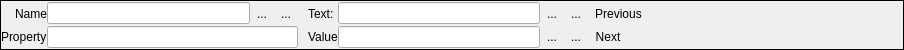
<?xml version="1.0" encoding="UTF-8"?>
<ui version="4.0">
 <class>dotLib::findPanel</class>
 <widget class="QWidget" name="dotLib::findPanel">
  <property name="geometry">
   <rect>
    <x>0</x>
    <y>0</y>
    <width>904</width>
    <height>50</height>
   </rect>
  </property>
  <property name="sizePolicy">
   <sizepolicy hsizetype="Preferred" vsizetype="Fixed">
    <horstretch>0</horstretch>
    <verstretch>0</verstretch>
   </sizepolicy>
  </property>
  <property name="windowTitle">
   <string>Form</string>
  </property>
  <layout class="QVBoxLayout" name="verticalLayout">
   <property name="spacing">
    <number>0</number>
   </property>
   <property name="leftMargin">
    <number>0</number>
   </property>
   <property name="topMargin">
    <number>0</number>
   </property>
   <property name="rightMargin">
    <number>0</number>
   </property>
   <property name="bottomMargin">
    <number>0</number>
   </property>
   <item>
    <widget class="QFrame" name="frame">
     <property name="frameShape">
      <enum>QFrame::Box</enum>
     </property>
     <property name="frameShadow">
      <enum>QFrame::Plain</enum>
     </property>
     <layout class="QGridLayout" name="gridLayout">
      <property name="leftMargin">
       <number>0</number>
      </property>
      <property name="topMargin">
       <number>0</number>
      </property>
      <property name="rightMargin">
       <number>0</number>
      </property>
      <property name="bottomMargin">
       <number>0</number>
      </property>
      <property name="spacing">
       <number>0</number>
      </property>
      <item row="0" column="2">
       <widget class="QToolButton" name="_nameCaseCheck">
        <property name="toolTip">
         <string>Perform case-sensitive matching</string>
        </property>
        <property name="text">
         <string>...</string>
        </property>
        <property name="icon">
         <iconset>
          <normaloff>:/common/casesensitive</normaloff>:/common/casesensitive</iconset>
        </property>
        <property name="iconSize">
         <size>
          <width>14</width>
          <height>14</height>
         </size>
        </property>
        <property name="checkable">
         <bool>true</bool>
        </property>
        <property name="autoRaise">
         <bool>true</bool>
        </property>
       </widget>
      </item>
      <item row="1" column="7">
       <widget class="QToolButton" name="_valueCaseCheck">
        <property name="toolTip">
         <string>Perform case-sensitive matching</string>
        </property>
        <property name="text">
         <string>...</string>
        </property>
        <property name="icon">
         <iconset>
          <normaloff>:/common/casesensitive</normaloff>:/common/casesensitive</iconset>
        </property>
        <property name="iconSize">
         <size>
          <width>14</width>
          <height>14</height>
         </size>
        </property>
        <property name="checkable">
         <bool>true</bool>
        </property>
        <property name="autoRaise">
         <bool>true</bool>
        </property>
       </widget>
      </item>
      <item row="0" column="8">
       <widget class="QToolButton" name="_textRegexCheck">
        <property name="toolTip">
         <string>Interpret Text as a regular expression</string>
        </property>
        <property name="text">
         <string>...</string>
        </property>
        <property name="icon">
         <iconset>
          <normaloff>:/common/regex2</normaloff>:/common/regex2</iconset>
        </property>
        <property name="iconSize">
         <size>
          <width>14</width>
          <height>14</height>
         </size>
        </property>
        <property name="checkable">
         <bool>true</bool>
        </property>
        <property name="autoRaise">
         <bool>true</bool>
        </property>
       </widget>
      </item>
      <item row="1" column="8">
       <widget class="QToolButton" name="_valueRegexCheck">
        <property name="toolTip">
         <string>Interpret Value text as a regular expression</string>
        </property>
        <property name="text">
         <string>...</string>
        </property>
        <property name="icon">
         <iconset>
          <normaloff>:/common/regex2</normaloff>:/common/regex2</iconset>
        </property>
        <property name="iconSize">
         <size>
          <width>14</width>
          <height>14</height>
         </size>
        </property>
        <property name="checkable">
         <bool>true</bool>
        </property>
        <property name="autoRaise">
         <bool>true</bool>
        </property>
       </widget>
      </item>
      <item row="0" column="7">
       <widget class="QToolButton" name="_textCaseCheck">
        <property name="toolTip">
         <string>Perform case-sensitive matching</string>
        </property>
        <property name="text">
         <string>...</string>
        </property>
        <property name="icon">
         <iconset>
          <normaloff>:/common/casesensitive</normaloff>:/common/casesensitive</iconset>
        </property>
        <property name="iconSize">
         <size>
          <width>14</width>
          <height>14</height>
         </size>
        </property>
        <property name="checkable">
         <bool>true</bool>
        </property>
        <property name="autoRaise">
         <bool>true</bool>
        </property>
       </widget>
      </item>
      <item row="1" column="6">
       <layout class="QHBoxLayout" name="horizontalLayout">
        <item>
         <widget class="QLineEdit" name="_valueEntry">
          <property name="clearButtonEnabled">
           <bool>true</bool>
          </property>
         </widget>
        </item>
       </layout>
      </item>
      <item row="1" column="9">
       <widget class="QToolButton" name="_allButton">
        <property name="toolTip">
         <string>Find all</string>
        </property>
        <property name="text">
         <string>Next</string>
        </property>
        <property name="icon">
         <iconset>
          <normaloff>:/debugger/run</normaloff>:/debugger/run</iconset>
        </property>
        <property name="iconSize">
         <size>
          <width>16</width>
          <height>16</height>
         </size>
        </property>
        <property name="autoRaise">
         <bool>true</bool>
        </property>
       </widget>
      </item>
      <item row="1" column="10">
       <spacer name="horizontalSpacer_2">
        <property name="orientation">
         <enum>Qt::Horizontal</enum>
        </property>
        <property name="sizeType">
         <enum>QSizePolicy::Expanding</enum>
        </property>
        <property name="sizeHint" stdset="0">
         <size>
          <width>230</width>
          <height>20</height>
         </size>
        </property>
       </spacer>
      </item>
      <item row="0" column="0">
       <widget class="QLabel" name="_findLabel">
        <property name="autoFillBackground">
         <bool>false</bool>
        </property>
        <property name="text">
         <string>Name</string>
        </property>
        <property name="alignment">
         <set>Qt::AlignRight|Qt::AlignTrailing|Qt::AlignVCenter</set>
        </property>
       </widget>
      </item>
      <item row="0" column="6">
       <widget class="QLineEdit" name="_textEntry">
        <property name="clearButtonEnabled">
         <bool>true</bool>
        </property>
       </widget>
      </item>
      <item row="1" column="0">
       <widget class="QLabel" name="_replaceLabel">
        <property name="lineWidth">
         <number>0</number>
        </property>
        <property name="text">
         <string>Property</string>
        </property>
       </widget>
      </item>
      <item row="1" column="1" colspan="3">
       <widget class="QLineEdit" name="_propertyEntry">
        <property name="minimumSize">
         <size>
          <width>100</width>
          <height>0</height>
         </size>
        </property>
        <property name="autoFillBackground">
         <bool>false</bool>
        </property>
        <property name="clearButtonEnabled">
         <bool>true</bool>
        </property>
       </widget>
      </item>
      <item row="0" column="10">
       <spacer name="horizontalSpacer">
        <property name="orientation">
         <enum>Qt::Horizontal</enum>
        </property>
        <property name="sizeType">
         <enum>QSizePolicy::Expanding</enum>
        </property>
        <property name="sizeHint" stdset="0">
         <size>
          <width>230</width>
          <height>20</height>
         </size>
        </property>
       </spacer>
      </item>
      <item row="0" column="1">
       <widget class="QLineEdit" name="_nameEntry">
        <property name="sizePolicy">
         <sizepolicy hsizetype="Expanding" vsizetype="Fixed">
          <horstretch>0</horstretch>
          <verstretch>0</verstretch>
         </sizepolicy>
        </property>
        <property name="minimumSize">
         <size>
          <width>100</width>
          <height>0</height>
         </size>
        </property>
        <property name="autoFillBackground">
         <bool>false</bool>
        </property>
        <property name="clearButtonEnabled">
         <bool>true</bool>
        </property>
       </widget>
      </item>
      <item row="0" column="5">
       <widget class="QLabel" name="label">
        <property name="text">
         <string>Text: </string>
        </property>
       </widget>
      </item>
      <item row="1" column="5">
       <widget class="QLabel" name="label_2">
        <property name="text">
         <string>Value</string>
        </property>
       </widget>
      </item>
      <item row="0" column="3">
       <widget class="QToolButton" name="_nameRegexCheck">
        <property name="toolTip">
         <string>Interpret Name text as a regular expression</string>
        </property>
        <property name="text">
         <string>...</string>
        </property>
        <property name="icon">
         <iconset>
          <normaloff>:/common/regex2</normaloff>:/common/regex2</iconset>
        </property>
        <property name="iconSize">
         <size>
          <width>14</width>
          <height>14</height>
         </size>
        </property>
        <property name="checkable">
         <bool>true</bool>
        </property>
        <property name="autoRaise">
         <bool>true</bool>
        </property>
       </widget>
      </item>
      <item row="0" column="11">
       <widget class="QToolButton" name="_closeButton">
        <property name="text">
         <string/>
        </property>
        <property name="icon">
         <iconset>
          <normaloff>:/textedit/closeButton</normaloff>:/textedit/closeButton</iconset>
        </property>
        <property name="iconSize">
         <size>
          <width>16</width>
          <height>16</height>
         </size>
        </property>
        <property name="autoRaise">
         <bool>true</bool>
        </property>
       </widget>
      </item>
      <item row="0" column="9">
       <widget class="QToolButton" name="_nextButton">
        <property name="toolTip">
         <string>Find next</string>
        </property>
        <property name="text">
         <string>Previous</string>
        </property>
        <property name="icon">
         <iconset>
          <normaloff>:/common/leftArrow</normaloff>:/common/leftArrow</iconset>
        </property>
        <property name="iconSize">
         <size>
          <width>16</width>
          <height>16</height>
         </size>
        </property>
        <property name="autoRaise">
         <bool>true</bool>
        </property>
       </widget>
      </item>
      <item row="0" column="4">
       <spacer name="horizontalSpacer_3">
        <property name="orientation">
         <enum>Qt::Horizontal</enum>
        </property>
        <property name="sizeType">
         <enum>QSizePolicy::Fixed</enum>
        </property>
        <property name="sizeHint" stdset="0">
         <size>
          <width>10</width>
          <height>20</height>
         </size>
        </property>
       </spacer>
      </item>
     </layout>
    </widget>
   </item>
  </layout>
 </widget>
 <resources/>
 <connections/>
</ui>
